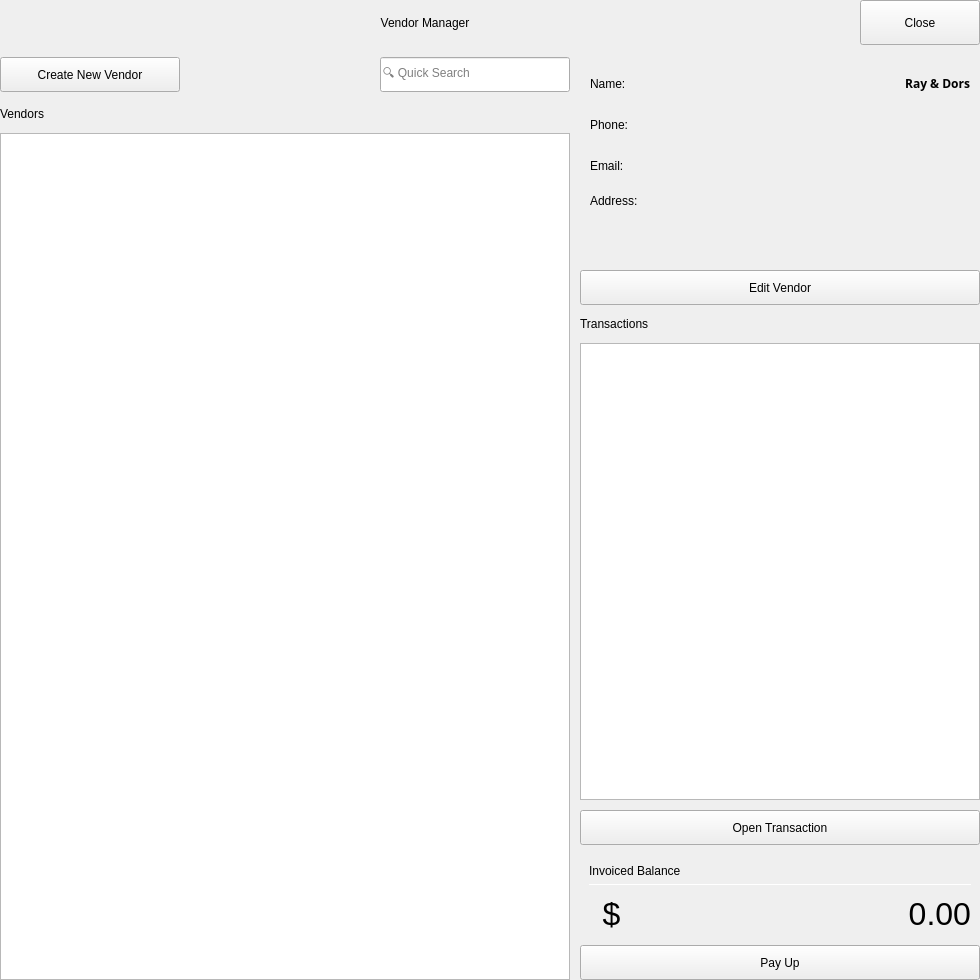
<?xml version="1.0" encoding="UTF-8"?>
<ui version="4.0">
 <class>VendorManagerWindow</class>
 <widget class="QWidget" name="VendorManagerWindow">
  <property name="geometry">
   <rect>
    <x>0</x>
    <y>0</y>
    <width>980</width>
    <height>980</height>
   </rect>
  </property>
  <property name="minimumSize">
   <size>
    <width>980</width>
    <height>980</height>
   </size>
  </property>
  <property name="windowTitle">
   <string>Vendor Manager</string>
  </property>
  <property name="windowIcon">
   <iconset resource="../assets/images/icons.qrc">
    <normaloff>:/Icons/vendor.svg</normaloff>:/Icons/vendor.svg</iconset>
  </property>
  <property name="styleSheet">
   <string notr="true"/>
  </property>
  <layout class="QVBoxLayout" name="verticalLayout_10">
   <property name="spacing">
    <number>10</number>
   </property>
   <property name="leftMargin">
    <number>0</number>
   </property>
   <property name="topMargin">
    <number>0</number>
   </property>
   <property name="rightMargin">
    <number>0</number>
   </property>
   <property name="bottomMargin">
    <number>0</number>
   </property>
   <item>
    <widget class="QWidget" name="wd_page_header" native="true">
     <property name="minimumSize">
      <size>
       <width>0</width>
       <height>45</height>
      </size>
     </property>
     <layout class="QHBoxLayout" name="horizontalLayout">
      <property name="spacing">
       <number>10</number>
      </property>
      <property name="leftMargin">
       <number>0</number>
      </property>
      <property name="topMargin">
       <number>0</number>
      </property>
      <property name="rightMargin">
       <number>0</number>
      </property>
      <property name="bottomMargin">
       <number>0</number>
      </property>
      <item>
       <widget class="QLabel" name="lb_page_title">
        <property name="text">
         <string>Vendor Manager</string>
        </property>
        <property name="alignment">
         <set>Qt::AlignmentFlag::AlignCenter</set>
        </property>
       </widget>
      </item>
      <item>
       <widget class="QPushButton" name="pb_close_page">
        <property name="minimumSize">
         <size>
          <width>0</width>
          <height>45</height>
         </size>
        </property>
        <property name="maximumSize">
         <size>
          <width>120</width>
          <height>16777215</height>
         </size>
        </property>
        <property name="text">
         <string>Close</string>
        </property>
        <property name="icon">
         <iconset resource="../assets/images/icons.qrc">
          <normaloff>:/Icons/close_white.svg</normaloff>:/Icons/close_white.svg</iconset>
        </property>
        <property name="iconSize">
         <size>
          <width>18</width>
          <height>18</height>
         </size>
        </property>
       </widget>
      </item>
     </layout>
    </widget>
   </item>
   <item>
    <widget class="QWidget" name="wd_page_content" native="true">
     <layout class="QHBoxLayout" name="horizontalLayout_7">
      <property name="spacing">
       <number>10</number>
      </property>
      <property name="leftMargin">
       <number>0</number>
      </property>
      <property name="topMargin">
       <number>0</number>
      </property>
      <property name="rightMargin">
       <number>0</number>
      </property>
      <property name="bottomMargin">
       <number>0</number>
      </property>
      <item>
       <widget class="QWidget" name="wd_content_main" native="true">
        <layout class="QVBoxLayout" name="verticalLayout_9">
         <property name="spacing">
          <number>10</number>
         </property>
         <property name="leftMargin">
          <number>0</number>
         </property>
         <property name="topMargin">
          <number>0</number>
         </property>
         <property name="rightMargin">
          <number>0</number>
         </property>
         <property name="bottomMargin">
          <number>0</number>
         </property>
         <item>
          <widget class="QWidget" name="wd_search_section" native="true">
           <property name="minimumSize">
            <size>
             <width>0</width>
             <height>40</height>
            </size>
           </property>
           <property name="maximumSize">
            <size>
             <width>16777215</width>
             <height>40</height>
            </size>
           </property>
           <layout class="QHBoxLayout" name="horizontalLayout_3">
            <property name="spacing">
             <number>10</number>
            </property>
            <property name="leftMargin">
             <number>0</number>
            </property>
            <property name="topMargin">
             <number>0</number>
            </property>
            <property name="rightMargin">
             <number>0</number>
            </property>
            <property name="bottomMargin">
             <number>0</number>
            </property>
            <item>
             <widget class="QPushButton" name="pb_create_vendor">
              <property name="minimumSize">
               <size>
                <width>180</width>
                <height>35</height>
               </size>
              </property>
              <property name="maximumSize">
               <size>
                <width>180</width>
                <height>35</height>
               </size>
              </property>
              <property name="text">
               <string>Create New Vendor</string>
              </property>
              <property name="icon">
               <iconset resource="../assets/images/icons.qrc">
                <normaloff>:/Icons/add_white.svg</normaloff>:/Icons/add_white.svg</iconset>
              </property>
              <property name="iconSize">
               <size>
                <width>18</width>
                <height>18</height>
               </size>
              </property>
             </widget>
            </item>
            <item>
             <spacer name="horizontalSpacer">
              <property name="orientation">
               <enum>Qt::Orientation::Horizontal</enum>
              </property>
              <property name="sizeHint" stdset="0">
               <size>
                <width>40</width>
                <height>20</height>
               </size>
              </property>
             </spacer>
            </item>
            <item>
             <widget class="QLineEdit" name="le_search_vendor">
              <property name="minimumSize">
               <size>
                <width>140</width>
                <height>35</height>
               </size>
              </property>
              <property name="maximumSize">
               <size>
                <width>240</width>
                <height>35</height>
               </size>
              </property>
              <property name="placeholderText">
               <string>🔍 Quick Search</string>
              </property>
             </widget>
            </item>
           </layout>
          </widget>
         </item>
         <item>
          <widget class="QWidget" name="wd_table_section" native="true">
           <layout class="QVBoxLayout" name="verticalLayout">
            <property name="spacing">
             <number>10</number>
            </property>
            <property name="leftMargin">
             <number>0</number>
            </property>
            <property name="topMargin">
             <number>0</number>
            </property>
            <property name="rightMargin">
             <number>0</number>
            </property>
            <property name="bottomMargin">
             <number>0</number>
            </property>
            <item>
             <widget class="QLabel" name="lb_vendor_table">
              <property name="minimumSize">
               <size>
                <width>0</width>
                <height>18</height>
               </size>
              </property>
              <property name="maximumSize">
               <size>
                <width>16777215</width>
                <height>18</height>
               </size>
              </property>
              <property name="text">
               <string>Vendors</string>
              </property>
             </widget>
            </item>
            <item>
             <widget class="QTableView" name="tbl_vendors"/>
            </item>
           </layout>
          </widget>
         </item>
        </layout>
       </widget>
      </item>
      <item>
       <widget class="QWidget" name="wd_content_side" native="true">
        <property name="minimumSize">
         <size>
          <width>400</width>
          <height>0</height>
         </size>
        </property>
        <property name="maximumSize">
         <size>
          <width>400</width>
          <height>16777215</height>
         </size>
        </property>
        <layout class="QVBoxLayout" name="verticalLayout_8">
         <property name="spacing">
          <number>10</number>
         </property>
         <property name="leftMargin">
          <number>0</number>
         </property>
         <property name="topMargin">
          <number>0</number>
         </property>
         <property name="rightMargin">
          <number>0</number>
         </property>
         <property name="bottomMargin">
          <number>0</number>
         </property>
         <item>
          <widget class="QWidget" name="wd_detail_view" native="true">
           <property name="minimumSize">
            <size>
             <width>0</width>
             <height>250</height>
            </size>
           </property>
           <property name="maximumSize">
            <size>
             <width>16777215</width>
             <height>250</height>
            </size>
           </property>
           <layout class="QVBoxLayout" name="verticalLayout_6">
            <property name="spacing">
             <number>10</number>
            </property>
            <property name="leftMargin">
             <number>0</number>
            </property>
            <property name="topMargin">
             <number>0</number>
            </property>
            <property name="rightMargin">
             <number>0</number>
            </property>
            <property name="bottomMargin">
             <number>0</number>
            </property>
            <item>
             <widget class="QWidget" name="wd_detail_labels" native="true">
              <property name="minimumSize">
               <size>
                <width>0</width>
                <height>200</height>
               </size>
              </property>
              <property name="maximumSize">
               <size>
                <width>16777215</width>
                <height>16777215</height>
               </size>
              </property>
              <layout class="QVBoxLayout" name="verticalLayout_2">
               <property name="spacing">
                <number>0</number>
               </property>
               <property name="leftMargin">
                <number>10</number>
               </property>
               <property name="topMargin">
                <number>0</number>
               </property>
               <property name="rightMargin">
                <number>10</number>
               </property>
               <property name="bottomMargin">
                <number>0</number>
               </property>
               <item>
                <layout class="QHBoxLayout" name="horizontalLayout_2">
                 <item>
                  <widget class="QLabel" name="lb_name">
                   <property name="minimumSize">
                    <size>
                     <width>120</width>
                     <height>25</height>
                    </size>
                   </property>
                   <property name="maximumSize">
                    <size>
                     <width>120</width>
                     <height>25</height>
                    </size>
                   </property>
                   <property name="text">
                    <string>Name:</string>
                   </property>
                  </widget>
                 </item>
                 <item>
                  <widget class="QLabel" name="lb_name_val">
                   <property name="minimumSize">
                    <size>
                     <width>0</width>
                     <height>25</height>
                    </size>
                   </property>
                   <property name="maximumSize">
                    <size>
                     <width>16777215</width>
                     <height>25</height>
                    </size>
                   </property>
                   <property name="font">
                    <font>
                     <family>Lexend</family>
                     <pointsize>9</pointsize>
                     <bold>true</bold>
                    </font>
                   </property>
                   <property name="text">
                    <string>Ray &amp; Dors</string>
                   </property>
                   <property name="alignment">
                    <set>Qt::AlignmentFlag::AlignRight|Qt::AlignmentFlag::AlignTrailing|Qt::AlignmentFlag::AlignVCenter</set>
                   </property>
                  </widget>
                 </item>
                </layout>
               </item>
               <item>
                <layout class="QHBoxLayout" name="horizontalLayout_5">
                 <item>
                  <widget class="QLabel" name="lb_phone">
                   <property name="minimumSize">
                    <size>
                     <width>120</width>
                     <height>25</height>
                    </size>
                   </property>
                   <property name="maximumSize">
                    <size>
                     <width>120</width>
                     <height>25</height>
                    </size>
                   </property>
                   <property name="text">
                    <string>Phone:</string>
                   </property>
                  </widget>
                 </item>
                 <item>
                  <widget class="QLabel" name="lb_phone_val">
                   <property name="minimumSize">
                    <size>
                     <width>0</width>
                     <height>25</height>
                    </size>
                   </property>
                   <property name="maximumSize">
                    <size>
                     <width>16777215</width>
                     <height>25</height>
                    </size>
                   </property>
                   <property name="font">
                    <font>
                     <family>Lexend</family>
                     <pointsize>9</pointsize>
                     <bold>true</bold>
                    </font>
                   </property>
                   <property name="text">
                    <string/>
                   </property>
                   <property name="alignment">
                    <set>Qt::AlignmentFlag::AlignRight|Qt::AlignmentFlag::AlignTrailing|Qt::AlignmentFlag::AlignVCenter</set>
                   </property>
                  </widget>
                 </item>
                </layout>
               </item>
               <item>
                <layout class="QHBoxLayout" name="horizontalLayout_8">
                 <item>
                  <widget class="QLabel" name="lb_email">
                   <property name="minimumSize">
                    <size>
                     <width>120</width>
                     <height>25</height>
                    </size>
                   </property>
                   <property name="maximumSize">
                    <size>
                     <width>120</width>
                     <height>25</height>
                    </size>
                   </property>
                   <property name="text">
                    <string>Email:</string>
                   </property>
                  </widget>
                 </item>
                 <item>
                  <widget class="QLabel" name="lb_email_val">
                   <property name="minimumSize">
                    <size>
                     <width>0</width>
                     <height>25</height>
                    </size>
                   </property>
                   <property name="maximumSize">
                    <size>
                     <width>16777215</width>
                     <height>25</height>
                    </size>
                   </property>
                   <property name="font">
                    <font>
                     <family>Lexend</family>
                     <pointsize>9</pointsize>
                     <bold>true</bold>
                    </font>
                   </property>
                   <property name="text">
                    <string/>
                   </property>
                   <property name="alignment">
                    <set>Qt::AlignmentFlag::AlignRight|Qt::AlignmentFlag::AlignTrailing|Qt::AlignmentFlag::AlignVCenter</set>
                   </property>
                  </widget>
                 </item>
                </layout>
               </item>
               <item>
                <layout class="QHBoxLayout" name="horizontalLayout_9">
                 <item>
                  <widget class="QLabel" name="lb_address">
                   <property name="minimumSize">
                    <size>
                     <width>120</width>
                     <height>50</height>
                    </size>
                   </property>
                   <property name="maximumSize">
                    <size>
                     <width>120</width>
                     <height>50</height>
                    </size>
                   </property>
                   <property name="text">
                    <string>Address:</string>
                   </property>
                   <property name="alignment">
                    <set>Qt::AlignmentFlag::AlignLeading|Qt::AlignmentFlag::AlignLeft|Qt::AlignmentFlag::AlignTop</set>
                   </property>
                  </widget>
                 </item>
                 <item>
                  <widget class="QLabel" name="lb_address_val">
                   <property name="minimumSize">
                    <size>
                     <width>0</width>
                     <height>50</height>
                    </size>
                   </property>
                   <property name="maximumSize">
                    <size>
                     <width>16777215</width>
                     <height>50</height>
                    </size>
                   </property>
                   <property name="font">
                    <font>
                     <family>Lexend</family>
                     <pointsize>9</pointsize>
                     <bold>true</bold>
                    </font>
                   </property>
                   <property name="text">
                    <string/>
                   </property>
                   <property name="alignment">
                    <set>Qt::AlignmentFlag::AlignRight|Qt::AlignmentFlag::AlignTop|Qt::AlignmentFlag::AlignTrailing</set>
                   </property>
                   <property name="wordWrap">
                    <bool>true</bool>
                   </property>
                  </widget>
                 </item>
                </layout>
               </item>
              </layout>
             </widget>
            </item>
            <item>
             <widget class="QPushButton" name="pb_edit_vendor">
              <property name="minimumSize">
               <size>
                <width>0</width>
                <height>35</height>
               </size>
              </property>
              <property name="text">
               <string>Edit Vendor</string>
              </property>
              <property name="icon">
               <iconset resource="../assets/images/icons.qrc">
                <normaloff>:/Icons/edit_white.svg</normaloff>:/Icons/edit_white.svg</iconset>
              </property>
              <property name="iconSize">
               <size>
                <width>18</width>
                <height>18</height>
               </size>
              </property>
             </widget>
            </item>
           </layout>
          </widget>
         </item>
         <item>
          <widget class="QWidget" name="wd_transaction_list" native="true">
           <layout class="QVBoxLayout" name="verticalLayout_5">
            <property name="spacing">
             <number>10</number>
            </property>
            <property name="leftMargin">
             <number>0</number>
            </property>
            <property name="topMargin">
             <number>0</number>
            </property>
            <property name="rightMargin">
             <number>0</number>
            </property>
            <property name="bottomMargin">
             <number>0</number>
            </property>
            <item>
             <widget class="QWidget" name="wd_list_section" native="true">
              <layout class="QVBoxLayout" name="verticalLayout_3">
               <property name="spacing">
                <number>10</number>
               </property>
               <property name="leftMargin">
                <number>0</number>
               </property>
               <property name="topMargin">
                <number>0</number>
               </property>
               <property name="rightMargin">
                <number>0</number>
               </property>
               <property name="bottomMargin">
                <number>0</number>
               </property>
               <item>
                <widget class="QLabel" name="lb_transaction_list">
                 <property name="minimumSize">
                  <size>
                   <width>0</width>
                   <height>18</height>
                  </size>
                 </property>
                 <property name="maximumSize">
                  <size>
                   <width>16777215</width>
                   <height>18</height>
                  </size>
                 </property>
                 <property name="text">
                  <string>Transactions</string>
                 </property>
                </widget>
               </item>
               <item>
                <widget class="QListView" name="ls_transactions"/>
               </item>
              </layout>
             </widget>
            </item>
            <item>
             <widget class="QPushButton" name="pb_open_transaction">
              <property name="minimumSize">
               <size>
                <width>0</width>
                <height>35</height>
               </size>
              </property>
              <property name="maximumSize">
               <size>
                <width>16777215</width>
                <height>35</height>
               </size>
              </property>
              <property name="text">
               <string>Open Transaction</string>
              </property>
              <property name="icon">
               <iconset resource="../assets/images/icons.qrc">
                <normaloff>:/Icons/dollar_white.svg</normaloff>:/Icons/dollar_white.svg</iconset>
              </property>
              <property name="iconSize">
               <size>
                <width>18</width>
                <height>18</height>
               </size>
              </property>
             </widget>
            </item>
           </layout>
          </widget>
         </item>
         <item>
          <widget class="QWidget" name="wd_charge_view" native="true">
           <layout class="QVBoxLayout" name="verticalLayout_7">
            <property name="spacing">
             <number>0</number>
            </property>
            <property name="leftMargin">
             <number>0</number>
            </property>
            <property name="topMargin">
             <number>0</number>
            </property>
            <property name="rightMargin">
             <number>0</number>
            </property>
            <property name="bottomMargin">
             <number>0</number>
            </property>
            <item>
             <widget class="QWidget" name="widget_10" native="true">
              <layout class="QVBoxLayout" name="verticalLayout_4">
               <item>
                <widget class="QLabel" name="lb_invoice_label">
                 <property name="text">
                  <string>Invoiced Balance</string>
                 </property>
                </widget>
               </item>
               <item>
                <widget class="Line" name="line">
                 <property name="minimumSize">
                  <size>
                   <width>0</width>
                   <height>1</height>
                  </size>
                 </property>
                 <property name="maximumSize">
                  <size>
                   <width>16777215</width>
                   <height>1</height>
                  </size>
                 </property>
                 <property name="styleSheet">
                  <string notr="true">background-color: white;</string>
                 </property>
                 <property name="orientation">
                  <enum>Qt::Orientation::Horizontal</enum>
                 </property>
                </widget>
               </item>
               <item>
                <layout class="QHBoxLayout" name="horizontalLayout_6">
                 <item>
                  <widget class="QLabel" name="lb_dollar_sign">
                   <property name="minimumSize">
                    <size>
                     <width>45</width>
                     <height>45</height>
                    </size>
                   </property>
                   <property name="maximumSize">
                    <size>
                     <width>45</width>
                     <height>45</height>
                    </size>
                   </property>
                   <property name="styleSheet">
                    <string notr="true">font-size: 32px;</string>
                   </property>
                   <property name="text">
                    <string>$</string>
                   </property>
                   <property name="alignment">
                    <set>Qt::AlignmentFlag::AlignCenter</set>
                   </property>
                  </widget>
                 </item>
                 <item>
                  <widget class="QLabel" name="lb_charge_amount">
                   <property name="minimumSize">
                    <size>
                     <width>0</width>
                     <height>45</height>
                    </size>
                   </property>
                   <property name="maximumSize">
                    <size>
                     <width>16777215</width>
                     <height>45</height>
                    </size>
                   </property>
                   <property name="styleSheet">
                    <string notr="true">font-size: 32px;</string>
                   </property>
                   <property name="text">
                    <string>0.00</string>
                   </property>
                   <property name="alignment">
                    <set>Qt::AlignmentFlag::AlignRight|Qt::AlignmentFlag::AlignTrailing|Qt::AlignmentFlag::AlignVCenter</set>
                   </property>
                  </widget>
                 </item>
                </layout>
               </item>
              </layout>
             </widget>
            </item>
            <item>
             <widget class="QPushButton" name="pb_make_payment">
              <property name="minimumSize">
               <size>
                <width>0</width>
                <height>35</height>
               </size>
              </property>
              <property name="text">
               <string>Pay Up</string>
              </property>
             </widget>
            </item>
           </layout>
          </widget>
         </item>
        </layout>
       </widget>
      </item>
     </layout>
    </widget>
   </item>
  </layout>
 </widget>
 <resources>
  <include location="../assets/images/icons.qrc"/>
 </resources>
 <connections/>
</ui>
